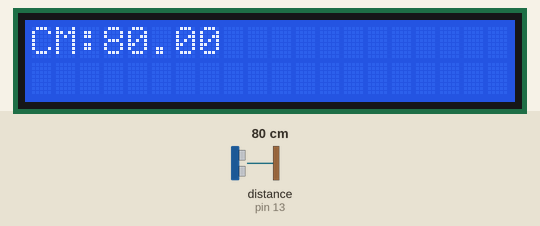
This sketch was run on a simulated Arduino Uno, built with avr-gcc and run on an emulated ATmega328P. Shown: 20×2 character LCD. The test bench sets the inputs (shaded band); at power-on: distance to the obstacle (sensor on pin 13) 80 cm. The echo pulse lasts 58.3 µs per cm; what the sketch prints to the serial monitor is not drawn.

Above: at 1.2 s.
1.3 s: distance to the obstacle (sensor on pin 13) set to 2 cm
At 2.8 s:
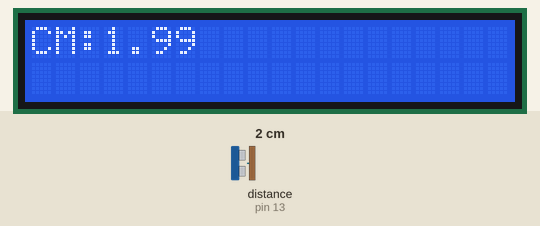
5.4 s: distance to the obstacle (sensor on pin 13) set to 4 cm
At 6.6 s:
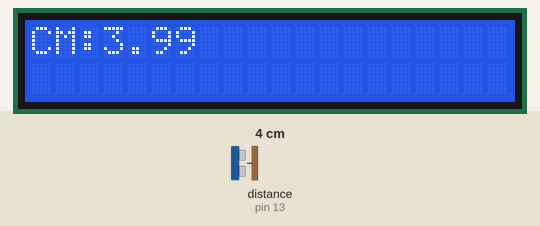
8.6 s: distance to the obstacle (sensor on pin 13) set to 9 cm
At 9.5 s:
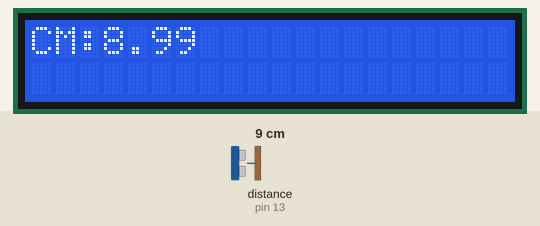
Timing chart, 0 to 11.6 s (numbered marks = the images above; inputs shaded):
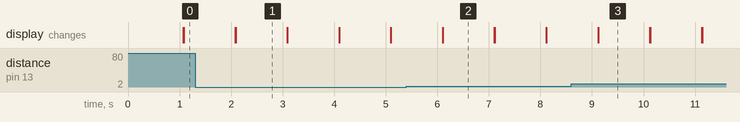

The sketch:

aaa.ino
```cpp
#include <LiquidCrystal.h>
LiquidCrystal lcd(11, 10, 5, 4, 3, 2);
#include <Ultrasonic.h>
#define TRIGGER_PIN 12
#define ECHO_PIN 13
Ultrasonic ultrasonic(TRIGGER_PIN, ECHO_PIN);
void setup() {
Serial.begin(9600);
 lcd.begin(20,2);
}
void loop(){
float cmMsec, inMsec;
long microsec = ultrasonic.timing();
cmMsec = ultrasonic.convert(microsec, Ultrasonic::CM); // 計算距離，單位: 公分
inMsec = ultrasonic.convert(microsec, Ultrasonic::IN); // 計算距離，單位: 英吋
Serial.print("MS: "); Serial.print(microsec);
Serial.print(", CM: "); Serial.print(cmMsec);
Serial.print(", IN: "); Serial.println(inMsec);
lcd.print("CM:");
lcd.print(cmMsec);
delay(1000);
lcd.clear();
}
```

Measured:
- after the input at 1.3 s, the display: first differs from a run without the input after 0.79 s (image 1)
- after the input at 5.4 s, the display: first differs from a run without the input after 0.71 s (image 2)
- after the input at 8.6 s, the display: first differs from a run without the input after 0.52 s (image 3)
- what the display in image 1 shows lasts 1.0 s, from 2.1 s to 3.1 s
